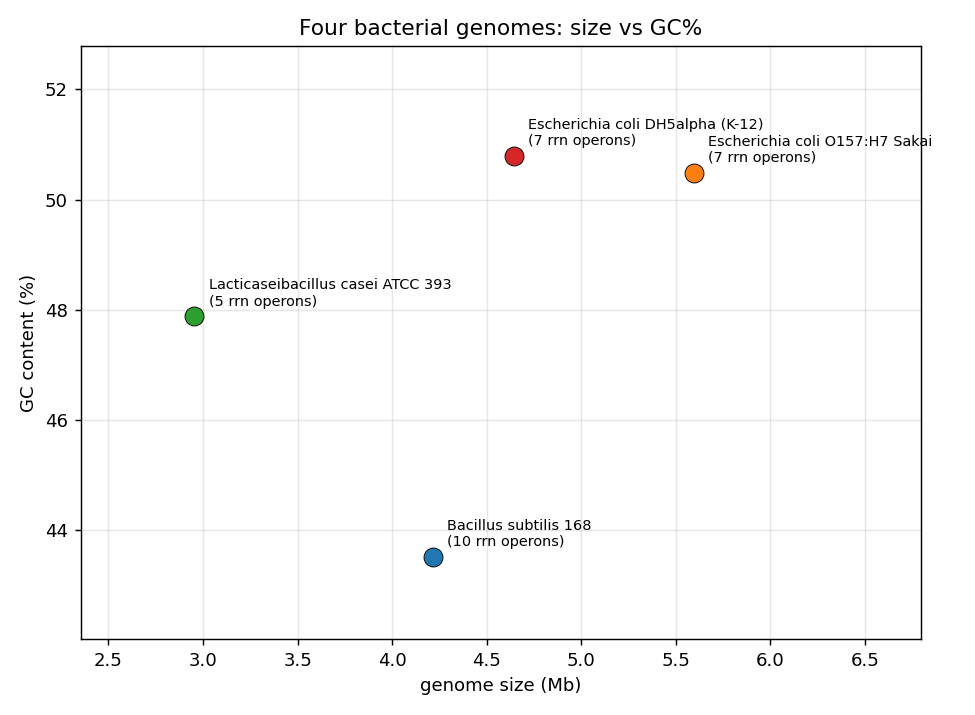

Generate this figure with Python:
#!/usr/bin/env python3
"""
gc_vs_size.py - scatter of genome size vs GC% for the tutorial's reference genomes.

One picture that separates the strains by two simple, intuitive numbers. Genome
SIZE gives a clean ladder (L. casei < B. subtilis < E. coli DH5alpha < E. coli O157);
GC% separates the high-GC E. coli from the lower-GC Firmicutes. The two E. coli sit
almost on top of each other - you can't tell them apart here, which motivates the
read-mapping comparison that follows.

Reads the strain list from samples.tsv; computes size + GC straight from each
reference FASTA. Annotates each point with its known rrn operon count.

Usage:
    gc_vs_size.py [--samples samples.tsv] [--out analysis/gc_vs_size.png]
"""
import argparse
import csv

import matplotlib
matplotlib.use("Agg")
import matplotlib.pyplot as plt
from Bio import SeqIO


def genome_stats(fasta):
    """Return (total_bp, gc_percent) over all contigs in a FASTA."""
    g = c = a = t = 0
    for rec in SeqIO.parse(fasta, "fasta"):
        s = str(rec.seq).upper()
        g += s.count("G"); c += s.count("C"); a += s.count("A"); t += s.count("T")
    total = g + c + a + t
    return total, 100.0 * (g + c) / total if total else 0.0


def main():
    ap = argparse.ArgumentParser(description=__doc__,
                                 formatter_class=argparse.RawDescriptionHelpFormatter)
    ap.add_argument("--samples", default="samples.tsv")
    ap.add_argument("--out", default="analysis/gc_vs_size.png")
    args = ap.parse_args()

    with open(args.samples) as fh:
        rows = list(csv.DictReader(fh, delimiter="\t"))

    data = []
    for r in rows:
        size, gc = genome_stats(r["reference"])
        data.append((r["strain"], size / 1e6, gc, int(r["rrn_copies"])))
        print(f"{r['strain']:35s} {size/1e6:5.2f} Mb   GC {gc:4.1f}%   rrn {r['rrn_copies']}")

    plt.figure(figsize=(7.5, 5.5))
    for i, (label, mb, gc, rrn) in enumerate(data):
        plt.scatter(mb, gc, s=110, color=plt.cm.tab10(i), zorder=3,
                    edgecolor="black", linewidth=0.5)
        plt.annotate(f"{label}\n({rrn} rrn operons)", (mb, gc),
                     textcoords="offset points", xytext=(8, 6), fontsize=8)
    gcs = [d[2] for d in data]
    mbs = [d[1] for d in data]
    plt.ylim(min(gcs) - 1.5, max(gcs) + 2.0)   # headroom so top labels are not clipped
    plt.xlim(min(mbs) - 0.6, max(mbs) + 1.2)
    plt.xlabel("genome size (Mb)")
    plt.ylabel("GC content (%)")
    plt.title("Four bacterial genomes: size vs GC%")
    plt.grid(alpha=0.3, zorder=0)
    plt.tight_layout()
    plt.savefig(args.out, dpi=130)
    print(f"-> {args.out}")


if __name__ == "__main__":
    main()
